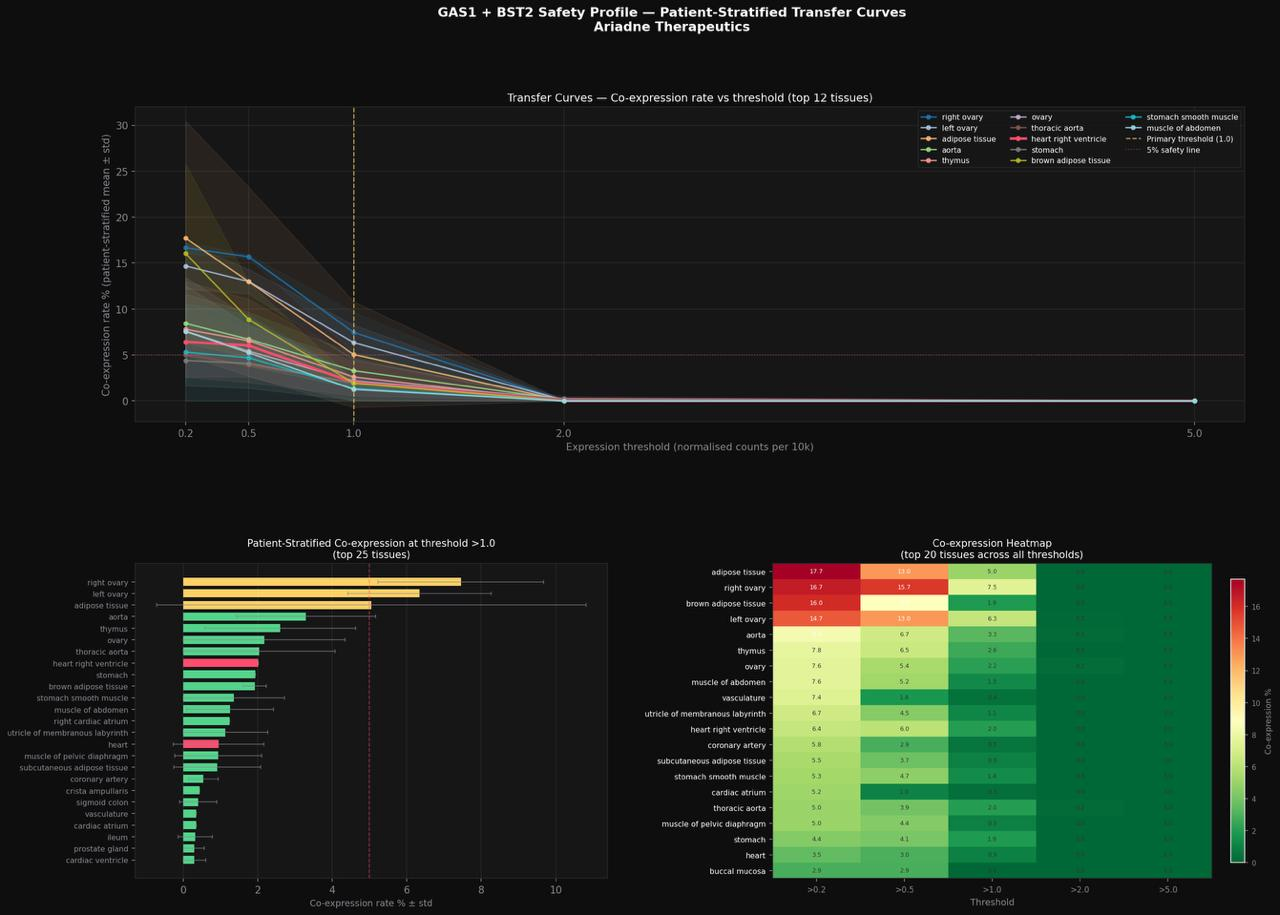

Generate this figure with Python:
"""
Human Safety Profile v2 — GAS1 + BST2
----------------------------------------
Upgrades from v1:
  1. Threshold sweep (0.2, 0.5, 1.0, 2.0, 5.0) instead of single threshold
  2. Transfer curves per organ — co-expression rate vs threshold
  3. Patient-stratified rates — compute per donor, then average across donors

Usage:
    python safety_profile_v2.py

Output:
    safety_outputs_v2/transfer_curves.png      — co-expression vs threshold per tissue
    safety_outputs_v2/safety_report_t1.csv     — full report at threshold >1
    safety_outputs_v2/patient_stratified.csv   — patient-stratified rates at all thresholds
"""

import scanpy as sc
import numpy as np
import pandas as pd
import matplotlib.pyplot as plt
import matplotlib.gridspec as gridspec
import scipy.sparse as sp
import os

# ── CONFIG ────────────────────────────────────────────────────────────────────
TABULA_PATH   = "./tabula_sapiens_10pct.h5ad"
OUT_DIR       = "./safety_outputs_v2"

# Ensembl IDs
TARGET_GENES  = ["ENSG00000180447", "ENSG00000130303"]
TARGET_LABELS = ["GAS1",            "BST2"]

# Threshold sweep — Haziq wants >1 as primary, but sweep all of these
THRESHOLDS = [0.2, 0.5, 1.0, 2.0, 5.0]
PRIMARY_THRESHOLD = 1.0   # the one Haziq asked for

# Critical organs
CRITICAL_ORGANS = [
    "heart", "lung", "brain", "kidney", "liver",
    "spinal cord", "cardiac muscle", "cerebellum", "cerebral cortex"
]

os.makedirs(OUT_DIR, exist_ok=True)

# ── LOAD ──────────────────────────────────────────────────────────────────────
print("Loading Tabula Sapiens...")
ts = sc.read_h5ad(TABULA_PATH)
print(f"  {ts.n_obs:,} cells x {ts.n_vars:,} genes")
print(f"  Tissues: {ts.obs['tissue'].nunique()}")
print(f"  Donors:  {ts.obs['donor_id'].nunique()}")

# ── FIND GENES ────────────────────────────────────────────────────────────────
print(f"\nLooking for target genes...")
found = []
for ensembl, label in zip(TARGET_GENES, TARGET_LABELS):
    if ensembl in ts.var_names:
        found.append((ensembl, label))
        print(f"  ✓ {label} ({ensembl})")
    else:
        print(f"  ✗ {label} ({ensembl}) NOT FOUND")

if not found:
    raise ValueError("No target genes found.")

labels = [l for _, l in found]

# ── NORMALISE ─────────────────────────────────────────────────────────────────
print("\nChecking normalisation...")
sample = ts.X[:100, :]
max_val = sample.max() if not sp.issparse(sample) else sample.max()
if max_val > 100:
    print(f"  Normalising (max={max_val:.0f})...")
    sc.pp.normalize_total(ts, target_sum=1e4)
    sc.pp.log1p(ts)
else:
    print(f"  Already normalised (max={max_val:.2f})")

# ── EXTRACT EXPRESSION ────────────────────────────────────────────────────────
print(f"\nExtracting expression for {labels}...")
expr = {}
for ensembl, label in found:
    idx = ts.var_names.get_loc(ensembl)
    col = ts.X[:, idx]
    if sp.issparse(col):
        col = np.asarray(col.todense()).flatten()
    expr[label] = col

tissues   = ts.obs["tissue"].values
donors    = ts.obs["donor_id"].values
tissue_list = sorted(ts.obs["tissue"].unique())
donor_list  = sorted(ts.obs["donor_id"].unique())

# ── PATIENT-STRATIFIED RATES ──────────────────────────────────────────────────
# For each tissue + threshold:
#   1. Compute co-expression rate within each donor that has cells in that tissue
#   2. Average across donors (each donor weighted equally)
# This prevents one outlier donor from dominating

print(f"\nComputing patient-stratified rates across {len(THRESHOLDS)} thresholds...")
print(f"  Tissues: {len(tissue_list)}  x  Thresholds: {len(THRESHOLDS)}")

# Store results: dict[tissue][threshold] = {mean, std, n_donors, per_donor_rates}
strat_results = {}

for tissue in tissue_list:
    strat_results[tissue] = {}
    tissue_mask = tissues == tissue

    for threshold in THRESHOLDS:
        donor_coexpr_rates = []

        for donor in donor_list:
            donor_mask = donors == donor
            cell_mask  = tissue_mask & donor_mask
            n_cells    = cell_mask.sum()

            if n_cells < 5:   # skip donors with too few cells in this tissue
                continue

            # Co-expression in this donor x tissue
            activated = {}
            for label in labels:
                activated[label] = expr[label][cell_mask] > threshold

            coexpr = activated[labels[0]]
            for label in labels[1:]:
                coexpr = coexpr & activated[label]

            donor_coexpr_rates.append(float(coexpr.mean()) * 100)

        if donor_coexpr_rates:
            strat_results[tissue][threshold] = {
                "mean":     np.mean(donor_coexpr_rates),
                "std":      np.std(donor_coexpr_rates),
                "n_donors": len(donor_coexpr_rates),
                "rates":    donor_coexpr_rates,
            }
        else:
            strat_results[tissue][threshold] = {
                "mean": 0.0, "std": 0.0, "n_donors": 0, "rates": []
            }

# ── BUILD REPORT AT PRIMARY THRESHOLD ────────────────────────────────────────
print(f"\nBuilding report at primary threshold >{PRIMARY_THRESHOLD}...")
report_rows = []
for tissue in tissue_list:
    r = strat_results[tissue].get(PRIMARY_THRESHOLD, {})
    is_critical = any(o.lower() in tissue.lower() for o in CRITICAL_ORGANS)
    mean_rate   = r.get("mean", 0.0)
    report_rows.append({
        "tissue":            tissue,
        "n_donors":          r.get("n_donors", 0),
        "coexpr_mean_pct":   round(mean_rate, 3),
        "coexpr_std_pct":    round(r.get("std", 0.0), 3),
        "is_critical_organ": is_critical,
        "safety_flag":       "CRITICAL" if (is_critical and mean_rate > 5) else
                             "WARNING"  if mean_rate > 10 else
                             "SAFE"
    })

report_df = pd.DataFrame(report_rows).sort_values("coexpr_mean_pct", ascending=False)
report_df.to_csv(os.path.join(OUT_DIR, "safety_report_t1.csv"), index=False)

# ── BUILD TRANSFER CURVE TABLE ────────────────────────────────────────────────
print("Building transfer curve table...")
curve_rows = []
for tissue in tissue_list:
    row = {"tissue": tissue}
    for t in THRESHOLDS:
        r = strat_results[tissue].get(t, {})
        row[f"t{t}"] = round(r.get("mean", 0.0), 3)
    curve_rows.append(row)

curve_df = pd.DataFrame(curve_rows)
curve_df.to_csv(os.path.join(OUT_DIR, "patient_stratified.csv"), index=False)

# ── PRINT REPORT ──────────────────────────────────────────────────────────────
print("\n" + "="*70)
print(f"  HUMAN SAFETY PROFILE v2 — GAS1 + BST2")
print(f"  Threshold: >{PRIMARY_THRESHOLD} | Patient-stratified | {len(donor_list)} donors")
print("="*70)
print(f"  {'Tissue':<38} {'Mean%':>7} {'±Std':>6}  {'Donors':>6}  Flag")
print("  " + "-"*65)
for _, row in report_df.iterrows():
    flag = "🚨 CRIT" if row["safety_flag"] == "CRITICAL" else \
           "⚠️  WARN" if row["safety_flag"] == "WARNING"  else "✓  SAFE"
    print(f"  {row['tissue']:<38} {row['coexpr_mean_pct']:>7.3f} {row['coexpr_std_pct']:>6.3f}  {row['n_donors']:>6}  {flag}")
print("="*70)

# ── PLOT: TRANSFER CURVES ─────────────────────────────────────────────────────
print("\nGenerating transfer curve plots...")

BG     = "#0e0e0f"
SURF   = "#161617"
PINK   = "#ff4d6d"
GREEN  = "#52d48a"
BLUE   = "#74b3ff"
YELLOW = "#ffd166"
MUTED  = "#888890"

# Pick tissues to highlight: critical organs + top co-expressors
highlight_tissues = list(report_df.head(12)["tissue"].values)

plt.style.use("dark_background")
fig = plt.figure(figsize=(20, 14), facecolor=BG)
gs  = gridspec.GridSpec(2, 2, figure=fig, hspace=0.45, wspace=0.35)

ax1 = fig.add_subplot(gs[0, :])   # transfer curves — top tissues
ax2 = fig.add_subplot(gs[1, 0])   # bar chart at t=1.0
ax3 = fig.add_subplot(gs[1, 1])   # heatmap of all tissues x thresholds

fig.suptitle("GAS1 + BST2 Safety Profile — Patient-Stratified Transfer Curves\nAriadne Therapeutics",
             fontsize=13, color="white", fontweight="bold")

for ax in [ax1, ax2, ax3]:
    ax.set_facecolor(SURF)
    for spine in ax.spines.values():
        spine.set_edgecolor("#2a2a2d")
    ax.tick_params(colors=MUTED)

# ── PANEL 1: Transfer curves ──────────────────────────────────────────────────
ax1.set_facecolor(SURF)
cmap = plt.cm.get_cmap("tab20", len(highlight_tissues))

for i, tissue in enumerate(highlight_tissues):
    rates = [strat_results[tissue].get(t, {}).get("mean", 0.0) for t in THRESHOLDS]
    stds  = [strat_results[tissue].get(t, {}).get("std",  0.0) for t in THRESHOLDS]

    is_crit = any(o.lower() in tissue.lower() for o in CRITICAL_ORGANS)
    color   = PINK if is_crit else cmap(i)
    lw      = 2.5 if is_crit else 1.5
    alpha   = 1.0 if is_crit else 0.8

    ax1.plot(THRESHOLDS, rates, color=color, linewidth=lw, alpha=alpha,
             marker="o", markersize=4, label=tissue)
    ax1.fill_between(THRESHOLDS,
                     [r - s for r, s in zip(rates, stds)],
                     [r + s for r, s in zip(rates, stds)],
                     color=color, alpha=0.08)

ax1.axvline(PRIMARY_THRESHOLD, color=YELLOW, linestyle="--", linewidth=1.2,
            alpha=0.7, label=f"Primary threshold ({PRIMARY_THRESHOLD})")
ax1.axhline(5, color=PINK, linestyle=":", linewidth=1, alpha=0.5, label="5% safety line")
ax1.set_xlabel("Expression threshold (normalised counts per 10k)", color=MUTED, fontsize=10)
ax1.set_ylabel("Co-expression rate % (patient-stratified mean ± std)", color=MUTED, fontsize=10)
ax1.set_title("Transfer Curves — Co-expression rate vs threshold (top 12 tissues)", color="white", fontsize=11)
ax1.legend(fontsize=7.5, ncol=3, loc="upper right",
           facecolor=SURF, edgecolor="#2a2a2d", labelcolor="white")
ax1.grid(alpha=0.08)
ax1.set_xticks(THRESHOLDS)

# ── PANEL 2: Bar chart at primary threshold ───────────────────────────────────
plot_df = report_df.head(25).sort_values("coexpr_mean_pct", ascending=True)
bar_colors = [PINK if any(o.lower() in t.lower() for o in CRITICAL_ORGANS)
              else YELLOW if v > 5 else GREEN
              for t, v in zip(plot_df["tissue"], plot_df["coexpr_mean_pct"])]

bars = ax2.barh(range(len(plot_df)), plot_df["coexpr_mean_pct"],
                color=bar_colors, edgecolor="none", height=0.7)

# Error bars
ax2.errorbar(plot_df["coexpr_mean_pct"], range(len(plot_df)),
             xerr=plot_df["coexpr_std_pct"], fmt="none",
             color=MUTED, capsize=2, linewidth=1, alpha=0.6)

ax2.set_yticks(range(len(plot_df)))
ax2.set_yticklabels(plot_df["tissue"], fontsize=7.5)
ax2.set_xlabel("Co-expression rate % ± std", color=MUTED, fontsize=9)
ax2.set_title(f"Patient-Stratified Co-expression at threshold >{PRIMARY_THRESHOLD}\n(top 25 tissues)",
              color="white", fontsize=10)
ax2.axvline(5, color=PINK, linestyle="--", alpha=0.5, linewidth=1)
ax2.grid(alpha=0.08, axis="x")

# ── PANEL 3: Heatmap ──────────────────────────────────────────────────────────
# Top 20 tissues by max co-expression across all thresholds
top20 = sorted(tissue_list,
               key=lambda t: max(strat_results[t].get(th, {}).get("mean", 0) for th in THRESHOLDS),
               reverse=True)[:20]

heatmap_data = np.array([
    [strat_results[t].get(th, {}).get("mean", 0.0) for th in THRESHOLDS]
    for t in top20
])

im = ax3.imshow(heatmap_data, aspect="auto", cmap="RdYlGn_r",
                vmin=0, vmax=max(15, heatmap_data.max()))
ax3.set_xticks(range(len(THRESHOLDS)))
ax3.set_xticklabels([f">{t}" for t in THRESHOLDS], fontsize=8, color=MUTED)
ax3.set_yticks(range(len(top20)))
ax3.set_yticklabels(top20, fontsize=7.5, color="white")
ax3.set_xlabel("Threshold", color=MUTED, fontsize=9)
ax3.set_title("Co-expression Heatmap\n(top 20 tissues across all thresholds)", color="white", fontsize=10)

cbar = plt.colorbar(im, ax=ax3, fraction=0.03, pad=0.04)
cbar.set_label("Co-expression %", color=MUTED, fontsize=8)
cbar.ax.tick_params(colors=MUTED, labelsize=7)

# Annotate cells
for i in range(len(top20)):
    for j in range(len(THRESHOLDS)):
        val = heatmap_data[i, j]
        ax3.text(j, i, f"{val:.1f}", ha="center", va="center",
                 fontsize=6, color="white" if val > 8 else "#333")

plt.tight_layout()
out_path = os.path.join(OUT_DIR, "transfer_curves.png")
plt.savefig(out_path, dpi=150, bbox_inches="tight", facecolor=BG)
plt.close()
print(f"Saved → {out_path}")
print(f"Saved → {OUT_DIR}/safety_report_t1.csv")
print(f"Saved → {OUT_DIR}/patient_stratified.csv")
print("\nDone. Send transfer_curves.png and safety_report_t1.csv to Haziq.")
